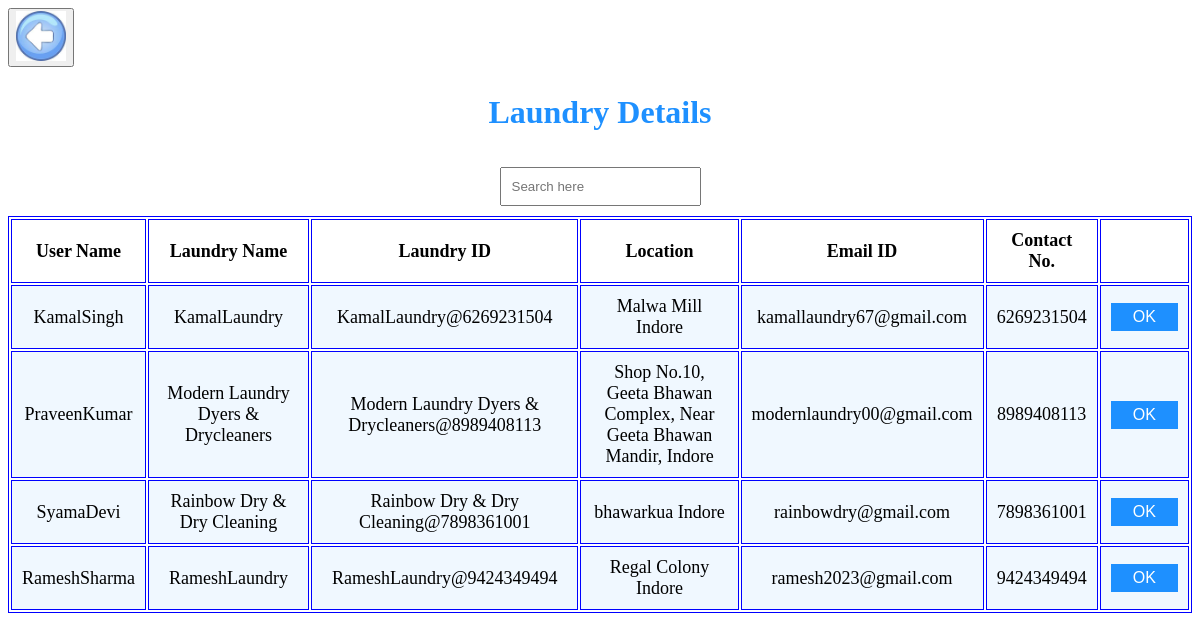
Page /searchlocation.php.php on the committed database.
### tables this page shows
CREATE TABLE `owner_registration` (
  `user_name` varchar(255) NOT NULL,
  `email` varchar(255) NOT NULL,
  `user_id` varchar(255) NOT NULL,
  `password` varchar(255) NOT NULL,
  `laundry_name` varchar(255) NOT NULL,
  `laundry_id` varchar(255) NOT NULL,
  `location` varchar(255) NOT NULL,
  `phone_no` bigint(10) NOT NULL
);

### searchlocation.php.php (the view, shortened to what this page needs)
<?php
$user = 'root';
$password = '';
$database = 'laundrybasket';
$servername='localhost:3306';
$mysqli = new mysqli($servername, $user,
				$password, $database);
$sql = "SELECT  l.user_name, l.email, l.laundry_name, l.laundry_id, l.location, l.phone_no
        FROM owner_registration AS l  ";
$result = $mysqli->query($sql);
?>
<!DOCTYPE html>
<html lang="en">
<head>
<link rel="stylesheet" href="https://cdnjs.cloudflare.com/ajax/libs/font-awesome/4.7.0/css/font-awesome.min.css">
</head>
<body><button type="submit" onclick="history.back()">
        <img src="img/back.jpeg" alt="buttonpng" border="0" style="width:50px;height:50px;"/>
      </button>
	<section>
		<h1>Laundry Details</h1>
                <center><input id="gfg" type="text" style="margin:10px 10px;padding:10px 10px;" placeholder="Search here"></center>
		<table>
			<tr>
				<th>User Name</th>
				<th>Laundry Name</th>
				<th>Laundry ID</th>
				<th>Location</th>
				<th>Email ID</th>
 				<th>Contact No.</th>
				<th></th>
			</tr>
			<?php
				while($rows=$result->fetch_assoc())
				{
			?> <tbody id="geeks">
			<tr>
				<td><?php echo $rows['user_name'];?></td>
				<td><?php echo $rows['laundry_name'];?></td>
				<td><?php echo $rows['laundry_id'];?></td>
				<td><?php echo $rows['location'];?></td>
				<td><?php echo $rows['email'];?></td>
				<td><?php echo $rows['phone_no'];?></td>
                                <td><a href="placeorder.php?laundry_name=<?php echo $rows['laundry_name']; ?>"><button class="button" name="submit" id="submit">
    OK
</button></a></td>
			</tr>
			</tbody>
			<?php
				}
			?>
		</table>
	</section>
</body>
</html>

### searchlocation.php.php (style rules this page uses)
.button { background-color: dodgerblue; border: none; color: white; padding: 5px 22px; text-align: center; text-decoration: none; display: inline-block; font-size: 16px; }
table { margin: 0 auto; font-size: large; border: 1px solid BLUE; }
h1 { text-align: center; color: Dodgerblue; font-size: xx-large; font-family: 'Gill Sans', 'Gill Sans MT', ' Calibri', 'Trebuchet MS', 'sans-serif'; }
td { background-color: AliceBlue; border: 1px solid black; }
th, td { font-weight: bold; border: 1px solid BLUE; padding: 10px; text-align: center; }
td { font-weight: lighter; }
* { box-sizing: border-box; }

### rows in the picture
owner_registration: user_name "KamalSingh", laundry_name "KamalLaundry", laundry "KamalLaundry@6269231504", location "Malwa Mill Indore", email "kamallaundry67@gmail.com", phone_no "6269231504"
owner_registration: user_name "PraveenKumar", laundry_name "Modern Laundry Dyers & Drycleaners", laundry "Modern Laundry Dyers & Drycleaners@8989408113", location "Shop No.10, Geeta Bhawan Complex, Near Geeta Bhawan Mandir, Indore", email "modernlaundry00@gmail.com", phone_no "8989408113"
owner_registration: user_name "SyamaDevi", laundry_name "Rainbow Dry & Dry Cleaning", laundry "Rainbow Dry & Dry Cleaning@7898361001", location "bhawarkua Indore", email "rainbowdry@gmail.com", phone_no "7898361001"
owner_registration: user_name "RameshSharma", laundry_name "RameshLaundry", laundry "RameshLaundry@9424349494", location "Regal Colony Indore", email "ramesh2023@gmail.com", phone_no "9424349494"
